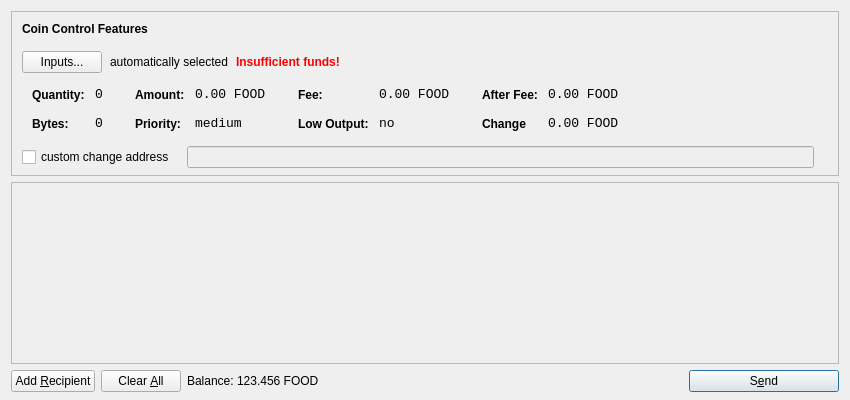
<?xml version="1.0" encoding="UTF-8"?>
<ui version="4.0">
 <class>SendCoinsDialog</class>
 <widget class="QDialog" name="SendCoinsDialog">
  <property name="geometry">
   <rect>
    <x>0</x>
    <y>0</y>
    <width>850</width>
    <height>400</height>
   </rect>
  </property>
  <property name="windowTitle">
   <string>Send Coins</string>
  </property>
  <layout class="QVBoxLayout" name="verticalLayout" stretch="0,1,0">
   <property name="bottomMargin">
    <number>8</number>
   </property>
   <item>
    <widget class="QFrame" name="frameCoinControl">
     <property name="sizePolicy">
      <sizepolicy hsizetype="Expanding" vsizetype="Expanding">
       <horstretch>0</horstretch>
       <verstretch>0</verstretch>
      </sizepolicy>
     </property>
     <property name="maximumSize">
      <size>
       <width>16777215</width>
       <height>16777215</height>
      </size>
     </property>
     <property name="frameShape">
      <enum>QFrame::StyledPanel</enum>
     </property>
     <property name="frameShadow">
      <enum>QFrame::Sunken</enum>
     </property>
     <layout class="QVBoxLayout" name="verticalLayoutCoinControl2">
      <property name="spacing">
       <number>-1</number>
      </property>
      <property name="leftMargin">
       <number>0</number>
      </property>
      <property name="topMargin">
       <number>0</number>
      </property>
      <property name="rightMargin">
       <number>0</number>
      </property>
      <property name="bottomMargin">
       <number>6</number>
      </property>
      <item>
       <layout class="QVBoxLayout" name="verticalLayoutCoinControl" stretch="0,0,0,0,1">
        <property name="spacing">
         <number>0</number>
        </property>
        <property name="leftMargin">
         <number>10</number>
        </property>
        <property name="topMargin">
         <number>10</number>
        </property>
        <item>
         <layout class="QHBoxLayout" name="horizontalLayoutCoinControl1">
          <property name="bottomMargin">
           <number>15</number>
          </property>
          <item>
           <widget class="QLabel" name="labelCoinControlFeatures">
            <property name="sizePolicy">
             <sizepolicy hsizetype="Preferred" vsizetype="Maximum">
              <horstretch>0</horstretch>
              <verstretch>0</verstretch>
             </sizepolicy>
            </property>
            <property name="font">
             <font>
              <weight>75</weight>
              <bold>true</bold>
             </font>
            </property>
            <property name="styleSheet">
             <string notr="true">font-weight:bold;</string>
            </property>
            <property name="text">
             <string>Coin Control Features</string>
            </property>
           </widget>
          </item>
         </layout>
        </item>
        <item>
         <layout class="QHBoxLayout" name="horizontalLayoutCoinControl2" stretch="0,0,0,0">
          <property name="spacing">
           <number>8</number>
          </property>
          <property name="bottomMargin">
           <number>10</number>
          </property>
          <item>
           <widget class="QPushButton" name="pushButtonCoinControl">
            <property name="styleSheet">
             <string notr="true"/>
            </property>
            <property name="text">
             <string>Inputs...</string>
            </property>
           </widget>
          </item>
          <item>
           <widget class="QLabel" name="labelCoinControlAutomaticallySelected">
            <property name="text">
             <string>automatically selected</string>
            </property>
            <property name="margin">
             <number>5</number>
            </property>
           </widget>
          </item>
          <item>
           <widget class="QLabel" name="labelCoinControlInsuffFunds">
            <property name="font">
             <font>
              <weight>75</weight>
              <bold>true</bold>
             </font>
            </property>
            <property name="styleSheet">
             <string notr="true">color:red;font-weight:bold;</string>
            </property>
            <property name="text">
             <string>Insufficient funds!</string>
            </property>
            <property name="margin">
             <number>5</number>
            </property>
           </widget>
          </item>
          <item>
           <spacer name="horizontalSpacerCoinControl">
            <property name="orientation">
             <enum>Qt::Horizontal</enum>
            </property>
            <property name="sizeHint" stdset="0">
             <size>
              <width>40</width>
              <height>1</height>
             </size>
            </property>
           </spacer>
          </item>
         </layout>
        </item>
        <item>
         <widget class="QWidget" name="widgetCoinControl" native="true">
          <property name="sizePolicy">
           <sizepolicy hsizetype="Preferred" vsizetype="Preferred">
            <horstretch>0</horstretch>
            <verstretch>0</verstretch>
           </sizepolicy>
          </property>
          <property name="minimumSize">
           <size>
            <width>0</width>
            <height>0</height>
           </size>
          </property>
          <property name="styleSheet">
           <string notr="true"/>
          </property>
          <layout class="QHBoxLayout" name="horizontalLayoutCoinControl5">
           <property name="margin">
            <number>0</number>
           </property>
           <item>
            <layout class="QHBoxLayout" name="horizontalLayoutCoinControl3" stretch="0,0,0,1">
             <property name="spacing">
              <number>20</number>
             </property>
             <property name="topMargin">
              <number>0</number>
             </property>
             <property name="bottomMargin">
              <number>10</number>
             </property>
             <item>
              <layout class="QFormLayout" name="formLayoutCoinControl1">
               <property name="horizontalSpacing">
                <number>10</number>
               </property>
               <property name="verticalSpacing">
                <number>14</number>
               </property>
               <property name="leftMargin">
                <number>10</number>
               </property>
               <property name="topMargin">
                <number>4</number>
               </property>
               <property name="rightMargin">
                <number>6</number>
               </property>
               <item row="0" column="0">
                <widget class="QLabel" name="labelCoinControlQuantityText">
                 <property name="styleSheet">
                  <string notr="true">font-weight:bold;</string>
                 </property>
                 <property name="text">
                  <string>Quantity:</string>
                 </property>
                 <property name="margin">
                  <number>0</number>
                 </property>
                </widget>
               </item>
               <item row="0" column="1">
                <widget class="QLabel" name="labelCoinControlQuantity">
                 <property name="font">
                  <font>
                   <family>Monospace</family>
                   <pointsize>10</pointsize>
                  </font>
                 </property>
                 <property name="cursor">
                  <cursorShape>IBeamCursor</cursorShape>
                 </property>
                 <property name="contextMenuPolicy">
                  <enum>Qt::ActionsContextMenu</enum>
                 </property>
                 <property name="text">
                  <string>0</string>
                 </property>
                 <property name="margin">
                  <number>0</number>
                 </property>
                 <property name="textInteractionFlags">
                  <set>Qt::LinksAccessibleByMouse|Qt::TextSelectableByKeyboard|Qt::TextSelectableByMouse</set>
                 </property>
                </widget>
               </item>
               <item row="1" column="0">
                <widget class="QLabel" name="labelCoinControlBytesText">
                 <property name="styleSheet">
                  <string notr="true">font-weight:bold;</string>
                 </property>
                 <property name="text">
                  <string>Bytes:</string>
                 </property>
                </widget>
               </item>
               <item row="1" column="1">
                <widget class="QLabel" name="labelCoinControlBytes">
                 <property name="font">
                  <font>
                   <family>Monospace</family>
                   <pointsize>10</pointsize>
                  </font>
                 </property>
                 <property name="cursor">
                  <cursorShape>IBeamCursor</cursorShape>
                 </property>
                 <property name="contextMenuPolicy">
                  <enum>Qt::ActionsContextMenu</enum>
                 </property>
                 <property name="text">
                  <string>0</string>
                 </property>
                 <property name="textInteractionFlags">
                  <set>Qt::LinksAccessibleByMouse|Qt::TextSelectableByKeyboard|Qt::TextSelectableByMouse</set>
                 </property>
                </widget>
               </item>
              </layout>
             </item>
             <item>
              <layout class="QFormLayout" name="formLayoutCoinControl2">
               <property name="horizontalSpacing">
                <number>10</number>
               </property>
               <property name="verticalSpacing">
                <number>14</number>
               </property>
               <property name="leftMargin">
                <number>6</number>
               </property>
               <property name="topMargin">
                <number>4</number>
               </property>
               <property name="rightMargin">
                <number>6</number>
               </property>
               <item row="0" column="0">
                <widget class="QLabel" name="labelCoinControlAmountText">
                 <property name="styleSheet">
                  <string notr="true">font-weight:bold;</string>
                 </property>
                 <property name="text">
                  <string>Amount:</string>
                 </property>
                 <property name="margin">
                  <number>0</number>
                 </property>
                </widget>
               </item>
               <item row="0" column="1">
                <widget class="QLabel" name="labelCoinControlAmount">
                 <property name="font">
                  <font>
                   <family>Monospace</family>
                   <pointsize>10</pointsize>
                  </font>
                 </property>
                 <property name="cursor">
                  <cursorShape>IBeamCursor</cursorShape>
                 </property>
                 <property name="contextMenuPolicy">
                  <enum>Qt::ActionsContextMenu</enum>
                 </property>
                 <property name="text">
                  <string>0.00 FOOD</string>
                 </property>
                 <property name="textInteractionFlags">
                  <set>Qt::LinksAccessibleByMouse|Qt::TextSelectableByKeyboard|Qt::TextSelectableByMouse</set>
                 </property>
                </widget>
               </item>
               <item row="1" column="0">
                <widget class="QLabel" name="labelCoinControlPriorityText">
                 <property name="styleSheet">
                  <string notr="true">font-weight:bold;</string>
                 </property>
                 <property name="text">
                  <string>Priority:</string>
                 </property>
                </widget>
               </item>
               <item row="1" column="1">
                <widget class="QLabel" name="labelCoinControlPriority">
                 <property name="font">
                  <font>
                   <family>Monospace</family>
                   <pointsize>10</pointsize>
                  </font>
                 </property>
                 <property name="cursor">
                  <cursorShape>IBeamCursor</cursorShape>
                 </property>
                 <property name="contextMenuPolicy">
                  <enum>Qt::ActionsContextMenu</enum>
                 </property>
                 <property name="text">
                  <string>medium</string>
                 </property>
                 <property name="textInteractionFlags">
                  <set>Qt::LinksAccessibleByMouse|Qt::TextSelectableByKeyboard|Qt::TextSelectableByMouse</set>
                 </property>
                </widget>
               </item>
              </layout>
             </item>
             <item>
              <layout class="QFormLayout" name="formLayoutCoinControl3">
               <property name="horizontalSpacing">
                <number>10</number>
               </property>
               <property name="verticalSpacing">
                <number>14</number>
               </property>
               <property name="leftMargin">
                <number>6</number>
               </property>
               <property name="topMargin">
                <number>4</number>
               </property>
               <property name="rightMargin">
                <number>6</number>
               </property>
               <item row="0" column="0">
                <widget class="QLabel" name="labelCoinControlFeeText">
                 <property name="styleSheet">
                  <string notr="true">font-weight:bold;</string>
                 </property>
                 <property name="text">
                  <string>Fee:</string>
                 </property>
                 <property name="margin">
                  <number>0</number>
                 </property>
                </widget>
               </item>
               <item row="0" column="1">
                <widget class="QLabel" name="labelCoinControlFee">
                 <property name="font">
                  <font>
                   <family>Monospace</family>
                   <pointsize>10</pointsize>
                  </font>
                 </property>
                 <property name="cursor">
                  <cursorShape>IBeamCursor</cursorShape>
                 </property>
                 <property name="contextMenuPolicy">
                  <enum>Qt::ActionsContextMenu</enum>
                 </property>
                 <property name="text">
                  <string>0.00 FOOD</string>
                 </property>
                 <property name="textInteractionFlags">
                  <set>Qt::LinksAccessibleByMouse|Qt::TextSelectableByKeyboard|Qt::TextSelectableByMouse</set>
                 </property>
                </widget>
               </item>
               <item row="1" column="0">
                <widget class="QLabel" name="labelCoinControlLowOutputText">
                 <property name="styleSheet">
                  <string notr="true">font-weight:bold;</string>
                 </property>
                 <property name="text">
                  <string>Low Output:</string>
                 </property>
                </widget>
               </item>
               <item row="1" column="1">
                <widget class="QLabel" name="labelCoinControlLowOutput">
                 <property name="font">
                  <font>
                   <family>Monospace</family>
                   <pointsize>10</pointsize>
                  </font>
                 </property>
                 <property name="cursor">
                  <cursorShape>IBeamCursor</cursorShape>
                 </property>
                 <property name="contextMenuPolicy">
                  <enum>Qt::ActionsContextMenu</enum>
                 </property>
                 <property name="text">
                  <string>no</string>
                 </property>
                 <property name="textInteractionFlags">
                  <set>Qt::LinksAccessibleByMouse|Qt::TextSelectableByKeyboard|Qt::TextSelectableByMouse</set>
                 </property>
                </widget>
               </item>
              </layout>
             </item>
             <item>
              <layout class="QFormLayout" name="formLayoutCoinControl4">
               <property name="horizontalSpacing">
                <number>10</number>
               </property>
               <property name="verticalSpacing">
                <number>14</number>
               </property>
               <property name="leftMargin">
                <number>6</number>
               </property>
               <property name="topMargin">
                <number>4</number>
               </property>
               <property name="rightMargin">
                <number>6</number>
               </property>
               <item row="0" column="0">
                <widget class="QLabel" name="labelCoinControlAfterFeeText">
                 <property name="styleSheet">
                  <string notr="true">font-weight:bold;</string>
                 </property>
                 <property name="text">
                  <string>After Fee:</string>
                 </property>
                 <property name="margin">
                  <number>0</number>
                 </property>
                </widget>
               </item>
               <item row="0" column="1">
                <widget class="QLabel" name="labelCoinControlAfterFee">
                 <property name="font">
                  <font>
                   <family>Monospace</family>
                   <pointsize>10</pointsize>
                  </font>
                 </property>
                 <property name="cursor">
                  <cursorShape>IBeamCursor</cursorShape>
                 </property>
                 <property name="contextMenuPolicy">
                  <enum>Qt::ActionsContextMenu</enum>
                 </property>
                 <property name="text">
                  <string>0.00 FOOD</string>
                 </property>
                 <property name="textInteractionFlags">
                  <set>Qt::LinksAccessibleByMouse|Qt::TextSelectableByKeyboard|Qt::TextSelectableByMouse</set>
                 </property>
                </widget>
               </item>
               <item row="1" column="0">
                <widget class="QLabel" name="labelCoinControlChangeText">
                 <property name="styleSheet">
                  <string notr="true">font-weight:bold;</string>
                 </property>
                 <property name="text">
                  <string>Change</string>
                 </property>
                </widget>
               </item>
               <item row="1" column="1">
                <widget class="QLabel" name="labelCoinControlChange">
                 <property name="font">
                  <font>
                   <family>Monospace</family>
                   <pointsize>10</pointsize>
                  </font>
                 </property>
                 <property name="cursor">
                  <cursorShape>IBeamCursor</cursorShape>
                 </property>
                 <property name="contextMenuPolicy">
                  <enum>Qt::ActionsContextMenu</enum>
                 </property>
                 <property name="text">
                  <string>0.00 FOOD</string>
                 </property>
                 <property name="textInteractionFlags">
                  <set>Qt::LinksAccessibleByMouse|Qt::TextSelectableByKeyboard|Qt::TextSelectableByMouse</set>
                 </property>
                </widget>
               </item>
              </layout>
             </item>
            </layout>
           </item>
          </layout>
         </widget>
        </item>
        <item>
         <layout class="QHBoxLayout" name="horizontalLayoutCoinControl4" stretch="0,0,0">
          <property name="spacing">
           <number>12</number>
          </property>
          <property name="sizeConstraint">
           <enum>QLayout::SetDefaultConstraint</enum>
          </property>
          <property name="topMargin">
           <number>5</number>
          </property>
          <property name="rightMargin">
           <number>5</number>
          </property>
          <item>
           <widget class="QCheckBox" name="checkBoxCoinControlChange">
            <property name="text">
             <string>custom change address</string>
            </property>
           </widget>
          </item>
          <item>
           <widget class="QLineEdit" name="lineEditCoinControlChange">
            <property name="enabled">
             <bool>false</bool>
            </property>
            <property name="sizePolicy">
             <sizepolicy hsizetype="Expanding" vsizetype="Fixed">
              <horstretch>0</horstretch>
              <verstretch>0</verstretch>
             </sizepolicy>
            </property>
           </widget>
          </item>
          <item>
           <widget class="QLabel" name="labelCoinControlChangeLabel">
            <property name="sizePolicy">
             <sizepolicy hsizetype="Preferred" vsizetype="Expanding">
              <horstretch>0</horstretch>
              <verstretch>0</verstretch>
             </sizepolicy>
            </property>
            <property name="minimumSize">
             <size>
              <width>0</width>
              <height>0</height>
             </size>
            </property>
            <property name="text">
             <string/>
            </property>
            <property name="margin">
             <number>3</number>
            </property>
           </widget>
          </item>
         </layout>
        </item>
        <item>
         <spacer name="verticalSpacerCoinControl">
          <property name="orientation">
           <enum>Qt::Vertical</enum>
          </property>
          <property name="sizeHint" stdset="0">
           <size>
            <width>800</width>
            <height>1</height>
           </size>
          </property>
         </spacer>
        </item>
       </layout>
      </item>
     </layout>
    </widget>
   </item>
   <item>
    <widget class="QScrollArea" name="scrollArea">
     <property name="widgetResizable">
      <bool>true</bool>
     </property>
     <widget class="QWidget" name="scrollAreaWidgetContents">
      <property name="geometry">
       <rect>
        <x>0</x>
        <y>0</y>
        <width>830</width>
        <height>165</height>
       </rect>
      </property>
      <layout class="QVBoxLayout" name="verticalLayout_2">
       <property name="margin">
        <number>0</number>
       </property>
       <item>
        <layout class="QVBoxLayout" name="entries">
         <property name="spacing">
          <number>6</number>
         </property>
        </layout>
       </item>
       <item>
        <spacer name="verticalSpacer">
         <property name="orientation">
          <enum>Qt::Vertical</enum>
         </property>
         <property name="sizeHint" stdset="0">
          <size>
           <width>20</width>
           <height>40</height>
          </size>
         </property>
        </spacer>
       </item>
      </layout>
     </widget>
    </widget>
   </item>
   <item>
    <layout class="QHBoxLayout" name="horizontalLayout">
     <item>
      <widget class="QPushButton" name="addButton">
       <property name="toolTip">
        <string>Send to multiple recipients at once</string>
       </property>
       <property name="text">
        <string>Add &amp;Recipient</string>
       </property>
       <property name="icon">
        <iconset resource="../bitcoin.qrc">
         <normaloff>:/icons/add</normaloff>:/icons/add</iconset>
       </property>
       <property name="autoDefault">
        <bool>false</bool>
       </property>
      </widget>
     </item>
     <item>
      <widget class="QPushButton" name="clearButton">
       <property name="sizePolicy">
        <sizepolicy hsizetype="Minimum" vsizetype="Fixed">
         <horstretch>0</horstretch>
         <verstretch>0</verstretch>
        </sizepolicy>
       </property>
       <property name="toolTip">
        <string>Remove all transaction fields</string>
       </property>
       <property name="text">
        <string>Clear &amp;All</string>
       </property>
       <property name="icon">
        <iconset resource="../bitcoin.qrc">
         <normaloff>:/icons/remove</normaloff>:/icons/remove</iconset>
       </property>
       <property name="autoRepeatDelay">
        <number>300</number>
       </property>
       <property name="autoDefault">
        <bool>false</bool>
       </property>
      </widget>
     </item>
     <item>
      <layout class="QHBoxLayout" name="horizontalLayout_2">
       <property name="spacing">
        <number>3</number>
       </property>
       <item>
        <widget class="QLabel" name="label">
         <property name="sizePolicy">
          <sizepolicy hsizetype="Preferred" vsizetype="Fixed">
           <horstretch>0</horstretch>
           <verstretch>0</verstretch>
          </sizepolicy>
         </property>
         <property name="text">
          <string>Balance:</string>
         </property>
        </widget>
       </item>
       <item>
        <widget class="QLabel" name="labelBalance">
         <property name="sizePolicy">
          <sizepolicy hsizetype="Preferred" vsizetype="Fixed">
           <horstretch>0</horstretch>
           <verstretch>0</verstretch>
          </sizepolicy>
         </property>
         <property name="cursor">
          <cursorShape>IBeamCursor</cursorShape>
         </property>
         <property name="text">
          <string>123.456 FOOD</string>
         </property>
         <property name="textInteractionFlags">
          <set>Qt::LinksAccessibleByMouse|Qt::TextSelectableByKeyboard|Qt::TextSelectableByMouse</set>
         </property>
        </widget>
       </item>
      </layout>
     </item>
     <item>
      <spacer name="horizontalSpacer">
       <property name="orientation">
        <enum>Qt::Horizontal</enum>
       </property>
       <property name="sizeHint" stdset="0">
        <size>
         <width>40</width>
         <height>20</height>
        </size>
       </property>
      </spacer>
     </item>
     <item>
      <widget class="QPushButton" name="sendButton">
       <property name="minimumSize">
        <size>
         <width>150</width>
         <height>0</height>
        </size>
       </property>
       <property name="toolTip">
        <string>Confirm the send action</string>
       </property>
       <property name="text">
        <string>S&amp;end</string>
       </property>
       <property name="icon">
        <iconset resource="../bitcoin.qrc">
         <normaloff>:/icons/send</normaloff>:/icons/send</iconset>
       </property>
       <property name="default">
        <bool>true</bool>
       </property>
      </widget>
     </item>
    </layout>
   </item>
  </layout>
 </widget>
 <resources>
  <include location="../bitcoin.qrc"/>
 </resources>
 <connections/>
</ui>
